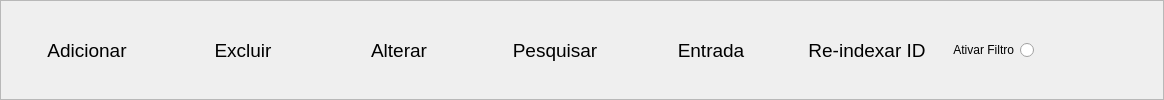
                  <widget class="QFrame" name="fr_comm_ctrl">
                   <property name="sizePolicy">
                    <sizepolicy hsizetype="Preferred" vsizetype="Minimum">
                     <horstretch>0</horstretch>
                     <verstretch>0</verstretch>
                    </sizepolicy>
                   </property>
                   <property name="minimumSize">
                    <size>
                     <width>0</width>
                     <height>45</height>
                    </size>
                   </property>
                   <property name="maximumSize">
                    <size>
                     <width>16777215</width>
                     <height>16777215</height>
                    </size>
                   </property>
                   <property name="frameShape">
                    <enum>QFrame::StyledPanel</enum>
                   </property>
                   <property name="frameShadow">
                    <enum>QFrame::Raised</enum>
                   </property>
                   <layout class="QHBoxLayout" name="horizontalLayout_5">
                    <item>
                     <widget class="QPushButton" name="pb_adicionar">
                      <property name="minimumSize">
                       <size>
                        <width>150</width>
                        <height>30</height>
                       </size>
                      </property>
                      <property name="maximumSize">
                       <size>
                        <width>16777215</width>
                        <height>30</height>
                       </size>
                      </property>
                      <property name="font">
                       <font>
                        <family>Arial</family>
                        <pointsize>14</pointsize>
                       </font>
                      </property>
                      <property name="cursor">
                       <cursorShape>PointingHandCursor</cursorShape>
                      </property>
                      <property name="styleSheet">
                       <string notr="true">QPushButton:hover{
	background-color: rgb(85, 255, 127);	
	color: rgb(255, 0, 0);
	border-radius: 10px;
}
QPushButton{
	border-radius: 10px;
}</string>
                      </property>
                      <property name="text">
                       <string>Adicionar</string>
                      </property>
                     </widget>
                    </item>
                    <item>
                     <widget class="QPushButton" name="pb_excluir">
                      <property name="minimumSize">
                       <size>
                        <width>150</width>
                        <height>30</height>
                       </size>
                      </property>
                      <property name="maximumSize">
                       <size>
                        <width>16777215</width>
                        <height>30</height>
                       </size>
                      </property>
                      <property name="font">
                       <font>
                        <family>Arial</family>
                        <pointsize>14</pointsize>
                       </font>
                      </property>
                      <property name="cursor">
                       <cursorShape>PointingHandCursor</cursorShape>
                      </property>
                      <property name="styleSheet">
                       <string notr="true">QPushButton:hover{
	background-color: rgb(255, 0, 0);
	color: rgb(255, 255, 255);
	border-radius: 10px;
}
QPushButton{
	border-radius: 10px;
}</string>
                      </property>
                      <property name="text">
                       <string>Excluir</string>
                      </property>
                     </widget>
                    </item>
                    <item>
                     <widget class="QPushButton" name="pb_alterar">
                      <property name="minimumSize">
                       <size>
                        <width>150</width>
                        <height>30</height>
                       </size>
                      </property>
                      <property name="maximumSize">
                       <size>
                        <width>16777215</width>
                        <height>30</height>
                       </size>
                      </property>
                      <property name="font">
                       <font>
                        <family>Arial</family>
                        <pointsize>14</pointsize>
                       </font>
                      </property>
                      <property name="cursor">
                       <cursorShape>PointingHandCursor</cursorShape>
                      </property>
                      <property name="styleSheet">
                       <string notr="true">QPushButton:hover{
	background-color: rgb(255, 255, 0);
	color: rgb(0, 0, 0);
	border-radius: 10px;
}
QPushButton{
	border-radius: 10px;
}</string>
                      </property>
                      <property name="text">
                       <string>Alterar</string>
                      </property>
                     </widget>
                    </item>
                    <item>
                     <widget class="QPushButton" name="pb_pesquisar">
                      <property name="minimumSize">
                       <size>
                        <width>150</width>
                        <height>30</height>
                       </size>
                      </property>
                      <property name="maximumSize">
                       <size>
                        <width>16777215</width>
                        <height>30</height>
                       </size>
                      </property>
                      <property name="font">
                       <font>
                        <family>Arial</family>
                        <pointsize>14</pointsize>
                       </font>
                      </property>
                      <property name="cursor">
                       <cursorShape>PointingHandCursor</cursorShape>
                      </property>
                      <property name="styleSheet">
                       <string notr="true">QPushButton:hover{
	background-color: rgb(0, 153, 255);
	color: rgb(255, 255, 255);
	border-radius: 10px;
}
QPushButton{
	border-radius: 10px;
}</string>
                      </property>
                      <property name="text">
                       <string>Pesquisar</string>
                      </property>
                     </widget>
                    </item>
                    <item>
                     <widget class="QPushButton" name="pb_entrada">
                      <property name="minimumSize">
                       <size>
                        <width>150</width>
                        <height>30</height>
                       </size>
                      </property>
                      <property name="maximumSize">
                       <size>
                        <width>16777215</width>
                        <height>30</height>
                       </size>
                      </property>
                      <property name="font">
                       <font>
                        <family>Arial</family>
                        <pointsize>14</pointsize>
                       </font>
                      </property>
                      <property name="cursor">
                       <cursorShape>PointingHandCursor</cursorShape>
                      </property>
                      <property name="styleSheet">
                       <string notr="true">QPushButton:hover{
	background-color: rgb(255, 0, 255);
	color: rgb(255, 255, 255);
	border-radius: 10px;
}
QPushButton{
	border-radius: 10px;
}</string>
                      </property>
                      <property name="text">
                       <string>Entrada</string>
                      </property>
                     </widget>
                    </item>
                    <item>
                     <widget class="QPushButton" name="pb_reindex">
                      <property name="minimumSize">
                       <size>
                        <width>150</width>
                        <height>30</height>
                       </size>
                      </property>
                      <property name="maximumSize">
                       <size>
                        <width>16777215</width>
                        <height>30</height>
                       </size>
                      </property>
                      <property name="font">
                       <font>
                        <family>Arial</family>
                        <pointsize>14</pointsize>
                       </font>
                      </property>
                      <property name="cursor">
                       <cursorShape>PointingHandCursor</cursorShape>
                      </property>
                      <property name="styleSheet">
                       <string notr="true">QPushButton:hover{
	background-color: rgb(0, 0, 255);	
	color: rgb(255, 255, 255);
	border-radius: 10px;
}
QPushButton{
	border-radius: 10px;
}</string>
                      </property>
                      <property name="text">
                       <string>Re-indexar ID</string>
                      </property>
                     </widget>
                    </item>
                    <item>
                     <widget class="QRadioButton" name="rb_filtro">
                      <property name="cursor">
                       <cursorShape>PointingHandCursor</cursorShape>
                      </property>
                      <property name="layoutDirection">
                       <enum>Qt::RightToLeft</enum>
                      </property>
                      <property name="text">
                       <string>Ativar Filtro</string>
                      </property>
                     </widget>
                    </item>
                    <item>
                     <spacer name="horizontalSpacer_2">
                      <property name="orientation">
                       <enum>Qt::Horizontal</enum>
                      </property>
                      <property name="sizeHint" stdset="0">
                       <size>
                        <width>118</width>
                        <height>20</height>
                       </size>
                      </property>
                     </spacer>
                    </item>
                   </layout>
                  </widget>
